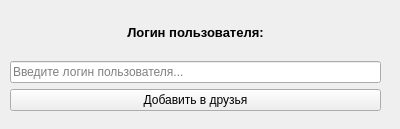
<?xml version="1.0" encoding="UTF-8"?>
<ui version="4.0">
 <class>Add_friend</class>
 <widget class="QWidget" name="Add_friend">
  <property name="geometry">
   <rect>
    <x>0</x>
    <y>0</y>
    <width>400</width>
    <height>129</height>
   </rect>
  </property>
  <property name="windowTitle">
   <string>Messenger Add Friend</string>
  </property>
  <widget class="QWidget" name="verticalLayoutWidget">
   <property name="geometry">
    <rect>
     <x>10</x>
     <y>10</y>
     <width>371</width>
     <height>101</height>
    </rect>
   </property>
   <layout class="QVBoxLayout" name="verticalLayout">
    <item>
     <widget class="QLabel" name="friend_login_label">
      <property name="font">
       <font>
        <family>Tahoma</family>
        <pointsize>10</pointsize>
        <weight>75</weight>
        <bold>true</bold>
       </font>
      </property>
      <property name="text">
       <string>Логин пользователя:</string>
      </property>
      <property name="alignment">
       <set>Qt::AlignCenter</set>
      </property>
     </widget>
    </item>
    <item>
     <widget class="QLineEdit" name="friend_login_editline">
      <property name="inputMask">
       <string/>
      </property>
      <property name="text">
       <string/>
      </property>
      <property name="placeholderText">
       <string>Введите логин пользователя...</string>
      </property>
     </widget>
    </item>
    <item>
     <widget class="QPushButton" name="add_friend_btn">
      <property name="text">
       <string>Добавить в друзья</string>
      </property>
     </widget>
    </item>
   </layout>
  </widget>
 </widget>
 <resources/>
 <connections/>
</ui>
